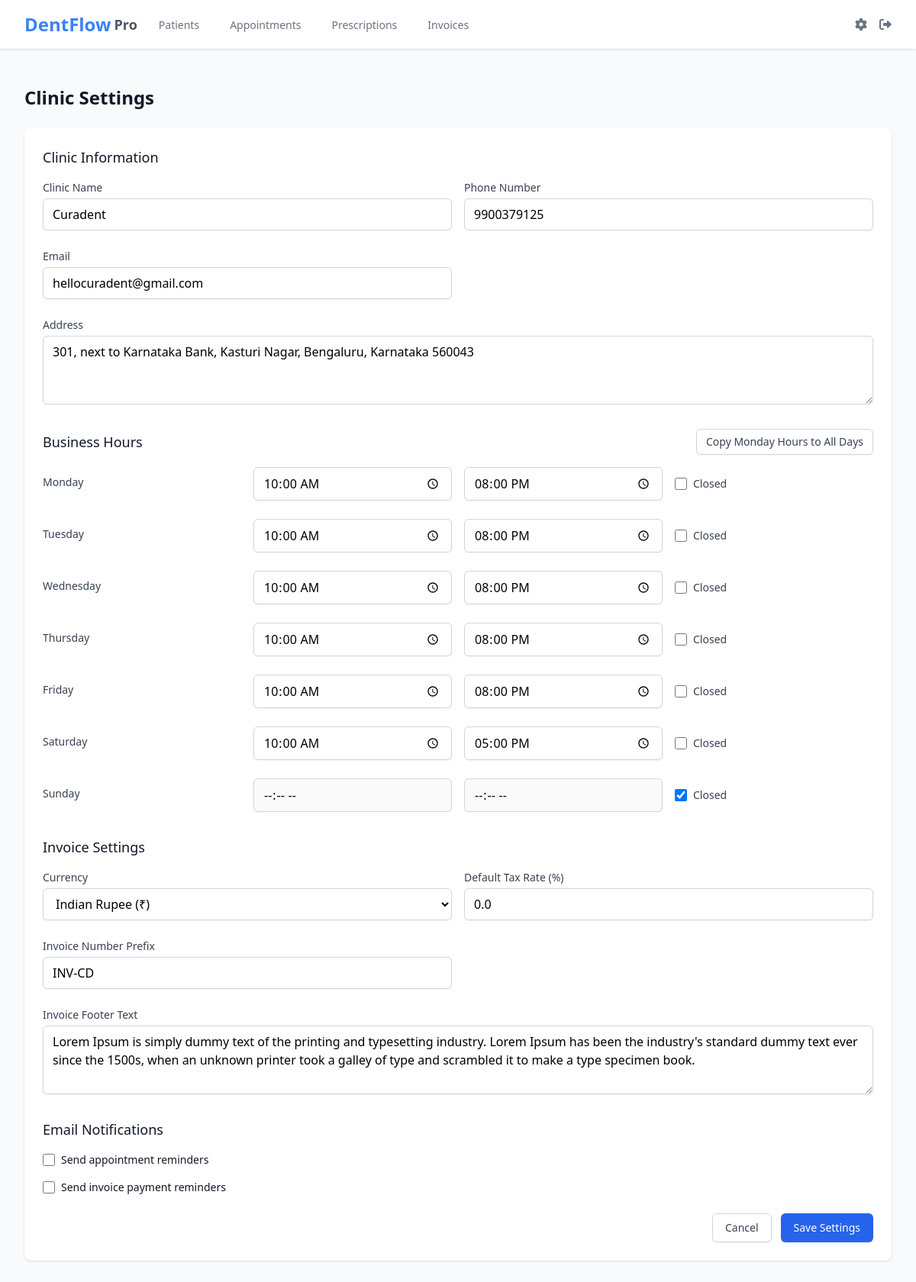
/settings (signed in), run on the app's committed database.
### app/models/settings.py (models this page shows, shortened)
class Settings(db.Model):
    id = db.Column(db.Integer, primary_key=True)
    clinic_name = db.Column(db.String(100))
    clinic_address = db.Column(db.Text)
    clinic_phone = db.Column(db.String(20))
    clinic_email = db.Column(db.String(100))
    hours_monday_start = db.Column(db.String(5), default='10:00')
    hours_monday_end = db.Column(db.String(5), default='20:00')
    hours_monday_closed = db.Column(db.Boolean, default=False)
    hours_tuesday_start = db.Column(db.String(5), default='10:00')
    hours_tuesday_end = db.Column(db.String(5), default='20:00')
    hours_tuesday_closed = db.Column(db.Boolean, default=False)
    hours_wednesday_start = db.Column(db.String(5), default='10:00')
    hours_wednesday_end = db.Column(db.String(5), default='20:00')
    hours_wednesday_closed = db.Column(db.Boolean, default=False)
    hours_thursday_start = db.Column(db.String(5), default='10:00')
    hours_thursday_end = db.Column(db.String(5), default='20:00')
    hours_thursday_closed = db.Column(db.Boolean, default=False)
    hours_friday_start = db.Column(db.String(5), default='10:00')
    hours_friday_end = db.Column(db.String(5), default='20:00')
    hours_friday_closed = db.Column(db.Boolean, default=False)
    hours_saturday_start = db.Column(db.String(5), default='10:00')
    hours_saturday_end = db.Column(db.String(5), default='20:00')
    hours_saturday_closed = db.Column(db.Boolean, default=True)
    hours_sunday_start = db.Column(db.String(5), default='10:00')
    hours_sunday_end = db.Column(db.String(5), default='20:00')
    hours_sunday_closed = db.Column(db.Boolean, default=True)
    invoice_prefix = db.Column(db.String(10), default='INV-')
    default_tax_rate = db.Column(db.Float, default=0.0)
    invoice_footer = db.Column(db.Text)
    currency = db.Column(db.String(3), default='USD')
    currency_symbol = db.Column(db.String(5), default='$')
    email_appointment_reminders = db.Column(db.Boolean, default=True)
    email_invoice_copy = db.Column(db.Boolean, default=True)

### app/routes/settings.py (the view, shortened to what this page needs)
@settings.route('/settings', methods=['GET', 'POST'])
@login_required
def index():
    settings_obj = Settings.query.first()
    if not settings_obj:
        settings_obj = Settings()
        db.session.add(settings_obj)
        db.session.commit()
    return render_template('settings/index.html', settings=settings_obj, currencies=CURRENCY_CHOICES)

### app/__init__.py (called while the page is built)
@login_manager.user_loader
def load_user(id):
    from app.models.user import User
    return User.query.get(int(id))

### app/templates/settings/index.html (shortened to what this page needs)
{% extends "base.html" %}
{% block content %}
<div class="py-6">
    <div class="flex items-center justify-between">
        <h1 class="text-2xl font-semibold text-gray-900">Clinic Settings</h1>
    </div>
    <div class="mt-6">
        <div class="bg-white shadow px-4 py-5 sm:rounded-lg sm:p-6">
            <form method="POST">
                <div class="space-y-8">
                    <div>
                        <h3 class="text-lg font-medium text-gray-900 mb-4">Clinic Information</h3>
                        <div class="grid grid-cols-1 gap-y-6 gap-x-4 sm:grid-cols-2">
                            <div>
                                <label for="clinic_name" class="form-label">Clinic Name</label>
                                <input type="text" name="clinic_name" id="clinic_name" value="{{ settings.clinic_name if settings else '' }}" required class="form-input">
                            </div>
                            <div>
                                <label for="clinic_phone" class="form-label">Phone Number</label>
                                <input type="tel" name="clinic_phone" id="clinic_phone" value="{{ settings.clinic_phone if settings else '' }}" required class="form-input">
                            </div>
                            <div>
                                <label for="clinic_email" class="form-label">Email</label>
                                <input type="email" name="clinic_email" id="clinic_email" value="{{ settings.clinic_email if settings else '' }}" required class="form-input">
                            </div>
                            <div class="sm:col-span-2">
                                <label for="clinic_address" class="form-label">Address</label>
                                <textarea name="clinic_address" id="clinic_address" rows="3" required class="form-textarea">{{ settings.clinic_address if settings else '' }}</textarea>
                            </div>
                        </div>
                    </div>
                    <div>
                        <div class="flex justify-between items-center mb-4">
                            <h3 class="text-lg font-medium text-gray-900">Business Hours</h3>
                            <button type="button"
                                    onclick="copyMondayHours()"
                                    class="inline-flex items-center px-3 py-2 border border-gray-300 shadow-sm text-sm leading-4 font-medium rounded-md text-gray-700 bg-white hover:bg-gray-50 focus:outline-none focus:ring-2 focus:ring-offset-2 focus:ring-blue-500">
                                Copy Monday Hours to All Days
                            </button>
                        </div>
                        <div class="grid grid-cols-1 gap-y-6 gap-x-4 sm:grid-cols-2">
                            {% for day in ['monday', 'tuesday', 'wednesday', 'thursday', 'friday', 'saturday', 'sunday'] %}
                            <div class="flex items-center space-x-4 sm:col-span-2">
                                <div class="w-1/4">
                                    <label class="form-label capitalize">{{ day }}</label>
                                </div>
                                <div class="w-1/4">
                                    <input type="time"
                                           name="hours_{{ day }}_start"
                                           id="hours_{{ day }}_start"
                                           value="{{ settings['hours_' + day + '_start'] if settings else '10:00' }}"
                                           class="form-input"
                                           {% if settings['hours_' + day + '_closed'] %}disabled{% endif %}>
                                </div>
                                <div class="w-1/4">
                                    <input type="time"
                                           name="hours_{{ day }}_end"
                                           id="hours_{{ day }}_end"
                                           value="{{ settings['hours_' + day + '_end'] if settings else '20:00' }}"
                                           class="form-input"
                                           {% if settings['hours_' + day + '_closed'] %}disabled{% endif %}>
                                </div>
                                <div class="w-1/4 flex items-center">
                                    <input type="checkbox"
                                           name="hours_{{ day }}_closed"
                                           id="hours_{{ day }}_closed"
                                           onchange="toggleTimeInputs('{{ day }}')"
                                           {% if settings['hours_' + day + '_closed'] %}checked{% endif %}
                                           class="form-checkbox h-4 w-4 text-blue-600">
                                    <label for="hours_{{ day }}_closed" class="ml-2 text-sm text-gray-700">Closed</label>
                                </div>
                            </div>
                            {% endfor %}
                        </div>
                    </div>
                    <div>
                        <h3 class="text-lg font-medium text-gray-900 mb-4">Invoice Settings</h3>
                        <div class="grid grid-cols-1 gap-y-6 gap-x-4 sm:grid-cols-2">
                            <div>
                                <label for="currency" class="form-label">Currency</label>
                                <select name="currency" id="currency" class="form-select">
                                    {% for code, symbol, name in currencies %}
                                    <option value="{{ code }}" {% if settings and settings.currency == code %}selected{% endif %}>
                                        {{ name }} ({{ symbol }})
                                    </option>
                                    {% endfor %}
                                </select>
                            </div>
                            <div>
                                <label for="tax_rate" class="form-label">Default Tax Rate (%)</label>
                                <input type="number" name="default_tax_rate" id="tax_rate" min="0" max="100" step="0.01"
                                    value="{{ settings.default_tax_rate if settings else 0 }}" class="form-input">
                            </div>
                            <div>
                                <label for="invoice_prefix" class="form-label">Invoice Number Prefix</label>
                                <input type="text" name="invoice_prefix" id="invoice_prefix"
                                    value="{{ settings.invoice_prefix if settings else 'INV-' }}" class="form-input">
                            </div>
                            <div class="sm:col-span-2">
                                <label for="invoice_footer" class="form-label">Invoice Footer Text</label>
                                <textarea name="invoice_footer" id="invoice_footer" rows="3" class="form-textarea">{{ settings.invoice_footer if settings else 'Thank you for your business!' }}</textarea>
                            </div>
                        </div>
                    </div>
                    <div>
                        <h3 class="text-lg font-medium text-gray-900 mb-4">Email Notifications</h3>
                        <div class="space-y-4">
                            <div class="flex items-center">
                                <input type="checkbox" name="appointment_reminders" id="appointment_reminders"  class="h-4 w-4 text-blue-600 focus:ring-blue-500 border-gray-300 rounded">
                                <label for="appointment_reminders" class="ml-2 block text-sm text-gray-900">Send appointment reminders</label>
                            </div>
                            <div class="flex items-center">
                                <input type="checkbox" name="invoice_reminders" id="invoice_reminders"  class="h-4 w-4 text-blue-600 focus:ring-blue-500 border-gray-300 rounded">
                                <label for="invoice_reminders" class="ml-2 block text-sm text-gray-900">Send invoice payment reminders</label>
                            </div>
                        </div>
                    </div>
                </div>
                <div class="mt-6 flex justify-end space-x-3">
                    <button type="button" onclick="window.history.back()" class="bg-white py-2 px-4 border border-gray-300 rounded-md shadow-sm text-sm font-medium text-gray-700 hover:bg-gray-50 focus:outline-none focus:ring-2 focus:ring-offset-2 focus:ring-blue-500">
                        Cancel
                    </button>
                    <button type="submit" class="bg-blue-600 border border-transparent rounded-md shadow-sm py-2 px-4 inline-flex justify-center text-sm font-medium text-white hover:bg-blue-700 focus:outline-none focus:ring-2 focus:ring-offset-2 focus:ring-blue-500">
                        Save Settings
                    </button>
                </div>
            </form>
        </div>
    </div>
</div>
{% endblock %}

### data on the page
Settings: clinic_name "Curadent", clinic_phone "9900379125", clinic_email "hellocuradent@gmail.com", clinic_address "301, next to Karnataka Bank, Kasturi Nagar, Bengaluru, Karnataka 560043", hours_monday_start "10:00" "10:00" "10:00" "10:00" "10:00" "10:00", hours_monday_end "20:00" "20:00" "20:00" "20:00" "20:00" "17:00", hours_sunday_closed "☑", currency "Indian Rupee (₹)", default_tax_rate "0.0", invoice_prefix "INV-CD", invoice_footer "Lorem Ipsum is simply dummy text of the printing and typesetting industry. Lorem Ipsum has been the industry's standard dummy text ever since the 1500s, when an unknown printer took a galley of type and scrambled it to make a type specimen book."

### other printed values
{{ day }} "Monday" "Tuesday" "Wednesday" "Thursday" "Friday" "Saturday" "Sunday"
